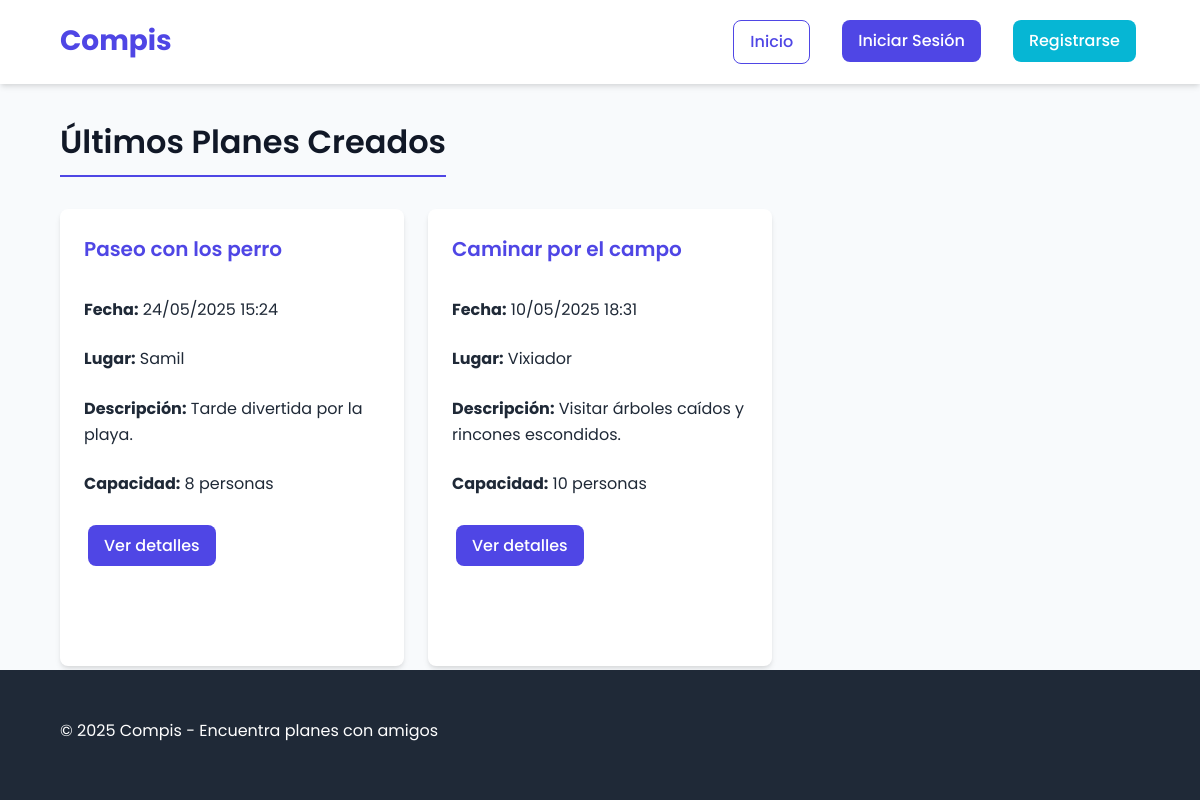
The page / on the database its author committed.
### tables this page shows
CREATE TABLE `plans` (
  `id` int(11) NOT NULL AUTO_INCREMENT,
  `user_id` int(11) NOT NULL,
  `title` varchar(255) NOT NULL,
  `description` text NOT NULL,
  `plan_date` datetime NOT NULL,
  `location` varchar(255) NOT NULL,
  `max_capacity` int(11) NOT NULL,
  `created_at` timestamp NOT NULL DEFAULT current_timestamp(),
  PRIMARY KEY (`id`),
  KEY `user_id` (`user_id`),
  KEY `idx_plan_date` (`plan_date`),
  KEY `idx_plan_location` (`location`),
  CONSTRAINT `plans_ibfk_1` FOREIGN KEY (`user_id`) REFERENCES `users` (`id`) ON DELETE CASCADE
);

### src/controllers/HomeController.php (called while the page is built, shortened)
<?php
require_once __DIR__ . '/../../config/database.php';
require_once __DIR__ . '/../models/Plan.php';
function showHomePage($pdo) {
    $planModel = new Plan($pdo);
    $plansPerPage = 6;
    $currentPage = isset($_GET['page']) ? (int)$_GET['page'] : 1;
    $offset = ($currentPage - 1) * $plansPerPage;
    $latestPlans = $planModel->getLatestPlans($plansPerPage, $offset);
    $viewLatestPlans = $latestPlans;
}
showHomePage($pdo);
?>

### src/models/Plan.php (called while the page is built, shortened)
<?php
class Plan {
    private $pdo;
    public function __construct(PDO $pdo) {
        $this->pdo = $pdo;
    }
    public function getLatestPlans(int $limit = 10, int $offset = 0): array {
        try {
            $stmt = $this->pdo->prepare(
                "SELECT id, title, description, plan_date, location, max_capacity, created_at
                 FROM plans
                 ORDER BY created_at DESC
                 LIMIT :limit OFFSET :offset"
            );
            $stmt->bindParam(':limit', $limit, PDO::PARAM_INT);
            $stmt->bindParam(':offset', $offset, PDO::PARAM_INT);
            $stmt->execute();
            return $stmt->fetchAll(PDO::FETCH_ASSOC);
        } catch (PDOException $e) {
            return [];
        }
    }
}
?>

### src/views/home.php (the view, shortened to what this page needs)
<?php
include_once __DIR__ . '/../../templates/header.php';
global $viewLatestPlans, $viewCurrentPage, $viewTotalPages;
?>
<h2 class="page-title">Últimos Planes Creados</h2>
<div class="plans-grid">
    <?php if (!empty($viewLatestPlans)): ?>
        <?php foreach ($viewLatestPlans as $plan): ?>
            <div class="card plan-card">
                <h3 class="card-title"><?php echo htmlspecialchars($plan['title']); ?></h3>
                <div class="card-content">
                    <p><strong>Fecha:</strong> <?php echo htmlspecialchars(date('d/m/Y H:i', strtotime($plan['plan_date']))); ?></p>
                    <p><strong>Lugar:</strong> <?php echo htmlspecialchars($plan['location']); ?></p>
                    <p><strong>Descripción:</strong> <?php echo nl2br(htmlspecialchars(substr($plan['description'], 0, 150))) . (strlen($plan['description']) > 150 ? '...' : ''); ?></p>
                    <p><strong>Capacidad:</strong> <?php echo htmlspecialchars($plan['max_capacity']); ?> personas</p>
                    <div class="plan-actions">
                        <a href="index.php?action=view_plan&id=<?php echo htmlspecialchars($plan['id']); ?>" class="btn btn-primary">Ver detalles</a>
                    </div>
                </div>
            </div>
        <?php endforeach; ?>
    <?php endif; ?>
</div>
<?php include_once __DIR__ . '/../../templates/footer.php'; ?>

### public/index.php (shortened to what this page needs)
<?php
$action = $_GET['action'] ?? 'home';
$controllerFile = null;
$viewFile = null;
switch ($action) {
    case 'home':
        $controllerFile = __DIR__ . '/../src/controllers/HomeController.php';
        $viewFile = __DIR__ . '/../src/views/home.php';
        break;
}
if ($controllerFile && file_exists($controllerFile)) {
    require_once $controllerFile;
} elseif ($action !== 'home' && !in_array($action, ['login', 'register']) && $_SERVER['REQUEST_METHOD'] === 'GET' && !$viewFile) {
    $viewFile = __DIR__ . '/../src/views/404.php';
}
if ($viewFile && file_exists($viewFile)) {
    require_once $viewFile;
} elseif (!$viewFile && $_SERVER['REQUEST_METHOD'] === 'GET' && !in_array($action, ['logout'])) {
    require_once __DIR__ . '/../src/views/404.php';
}
?>

### templates/header.php (shortened to what this page needs)
<!DOCTYPE html>
<html lang="es">
<head>
    <link rel="stylesheet" href="css/style.css">
</head>
<body>
    <header class="header">
        <div class="container header-content">
            <a href="index.php?action=home" class="logo">Compis</a>
            <nav>
                <ul class="nav-menu">
                    <li><a href="index.php?action=home" class="btn btn-outline">Inicio</a></li>
                    <?php if (isset($_SESSION['user_id'])): ?>
                        <li><a href="index.php?action=dashboard" class="btn btn-outline">Mi Panel</a></li>
                        <li><a href="index.php?action=create_plan" class="btn btn-primary">Crear Plan</a></li>
                        <li><a href="index.php?action=logout" class="btn btn-secondary">Cerrar Sesión</a></li>
                    <?php else: ?>
                        <li><a href="index.php?action=login" class="btn btn-primary">Iniciar Sesión</a></li>
                        <li><a href="index.php?action=register" class="btn btn-secondary">Registrarse</a></li>
                    <?php endif; ?>
                </ul>
            </nav>
        </div>
    </header>
    <main class="main-content container">

### templates/footer.php
</main>
    <footer class="footer">
        <div class="container">
            <p>&copy; <?php echo date('Y'); ?> Compis - Encuentra planes con amigos</p>
        </div>
    </footer>
</body>
</html>

### public/css/style.css (style rules this page uses)
:root { --primary: #4f46e5; --primary-hover: #4338ca; --secondary: #06b6d4; --secondary-hover: #0891b2; --success: #10b981; --success-hover: #059669; --danger: #ef4444; --danger-hover: #dc2626; --warning: #f59e0b; --warning-hover: #d97706; --gray-light: #f3f4f6; --gray: #9ca3af; --dark: #1f2937; --black: #111827; --white: #ffffff; --border-radius: 8px; --shadow: 0 4px 6px -1px rgba(0, 0, 0, 0.1), 0 2px 4px -1px rgba(0, 0, 0, 0.06); --shadow-lg: 0 10px 15px -3px rgba(0, 0, 0, 0.1), 0 4px 6px -2px rgba(0, 0, 0, 0.05); --transition: all 0.3s ease; --font-family: 'Poppins', -apple-system, BlinkMacSystemFont, 'Segoe UI', Roboto, Oxygen, Ubuntu, Cantarell, 'Open Sans', 'Helvetica Neue', sans-serif; }
body { font-family: var(--font-family); line-height: 1.6; color: var(--dark); background-color: #f8fafc; margin: 0; padding: 0; min-height: 100vh; display: flex; flex-direction: column; }
.container { width: 90%; max-width: 1200px; margin: 0 auto; padding: 0 20px; }
h1, h2, h3, h4, h5, h6 { font-weight: 600; margin-top: 0; margin-bottom: 0.75rem; color: var(--black); }
h2 { font-size: 2rem; }
h3 { font-size: 1.75rem; }
p { margin-bottom: 1.5rem; }
.header { background-color: var(--white); box-shadow: var(--shadow); padding: 1rem 0; position: sticky; top: 0; z-index: 1000; }
.header-content { display: flex; align-items: center; justify-content: space-between; }
.logo { font-size: 1.75rem; font-weight: 700; color: var(--primary); text-decoration: none; }
.nav-menu { display: flex; list-style: none; margin: 0; padding: 0; gap: 1.5rem; }
.main-content { flex: 1; padding: 2rem 0; }
.page-title { margin-bottom: 2rem; padding-bottom: 0.5rem; border-bottom: 2px solid var(--primary); display: inline-block; }
.footer { background-color: var(--dark); color: var(--white); padding: 2rem 0; margin-top: auto; }
.card { background-color: var(--white); border-radius: var(--border-radius); box-shadow: var(--shadow); padding: 1.5rem; margin-bottom: 1.5rem; transition: var(--transition); }
.card-title { font-size: 1.25rem; margin-bottom: 1rem; color: var(--primary); }
.card-content { color: var(--dark); }
.btn { display: inline-block; padding: 0.5rem 1rem; font-size: 1rem; font-weight: 500; text-align: center; text-decoration: none; border-radius: var(--border-radius); cursor: pointer; transition: var(--transition); border: none; margin: 0.25rem; }
.btn-primary { background-color: var(--primary); color: var(--white); }
.btn-secondary { background-color: var(--secondary); color: var(--white); }
.btn-outline { background-color: transparent; border: 1px solid var(--primary); color: var(--primary); }
.plans-grid { display: grid; grid-template-columns: repeat(auto-fill, minmax(300px, 1fr)); gap: 1.5rem; }
.plan-card { height: 100%; display: flex; flex-direction: column; }
.plan-card .card-content { flex: 1; }
.plan-actions { margin-top: 1rem; display: flex; gap: 0.5rem; flex-wrap: wrap; }

### rows shown on the page
plans: title "Paseo con los perro", plan_date "24/05/2025 15:24", location "Samil", description "Tarde divertida por la playa.", max_capacity "8"
plans: title "Caminar por el campo", plan_date "10/05/2025 18:31", location "Vixiador", description "Visitar árboles caídos y rincones escondidos.", max_capacity "10"
